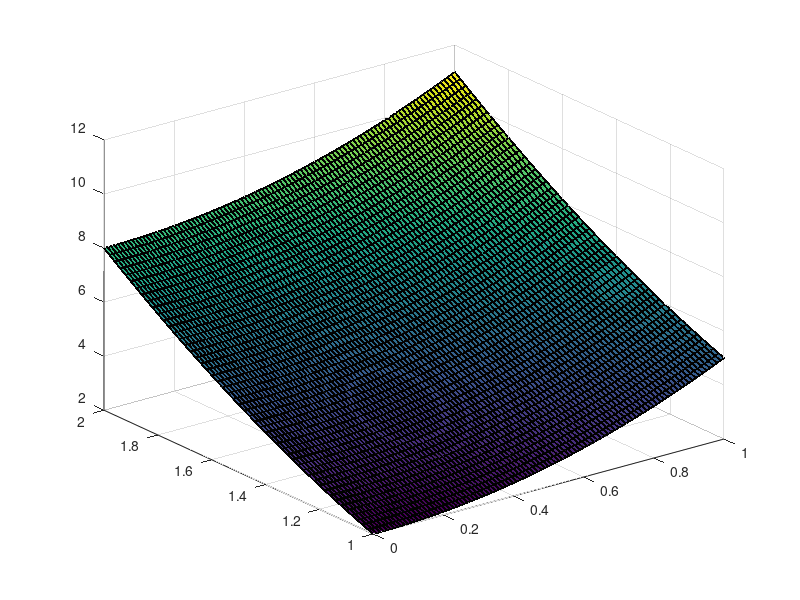
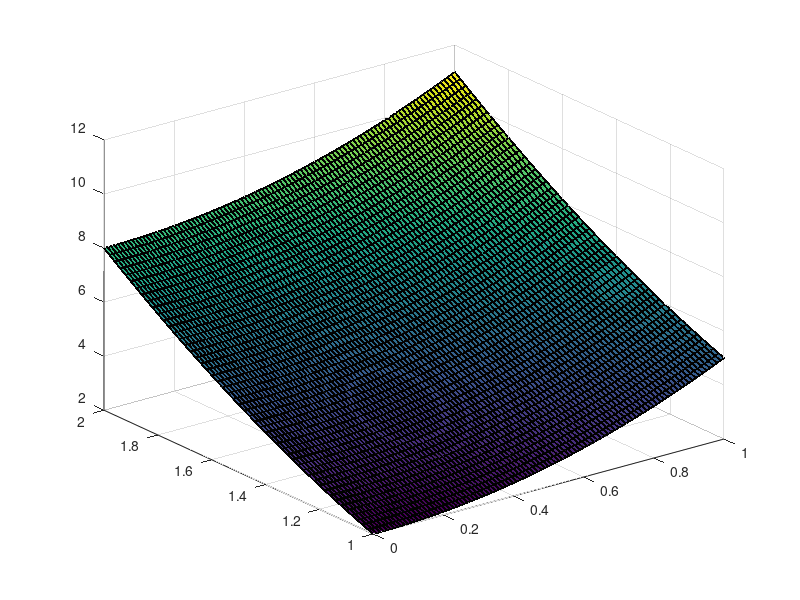
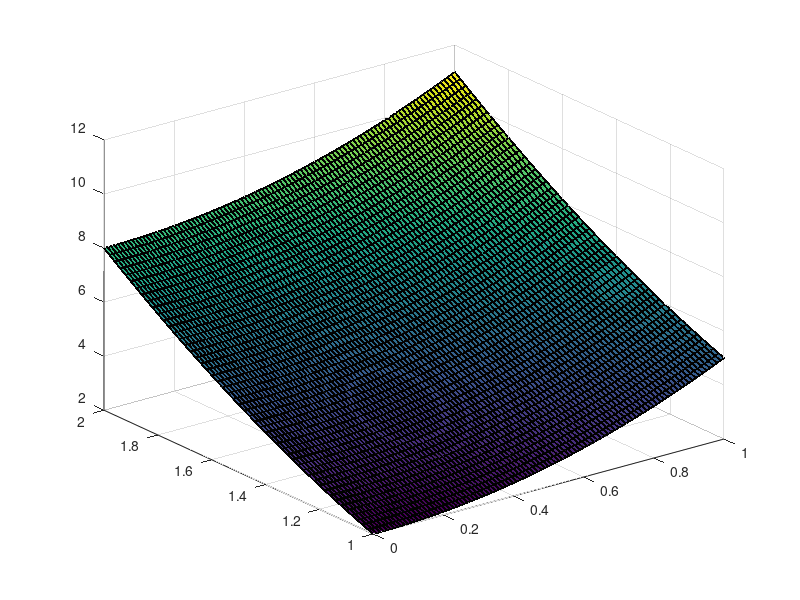
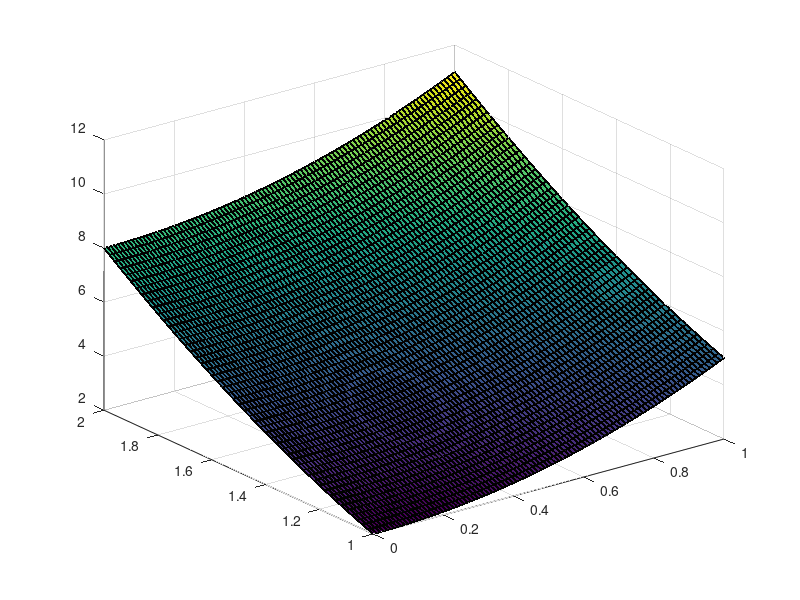

Recreate these plots in MATLAB, in order.
fxy = @(x,y)x.^3 + 2.*x.*y.^2 +1;
hx = 0.01;
hy = 0.02;
[x,y] = meshgrid(0:.01:1,1:.02:2);
Nx = (1-0)/hx;
Ny = (2-1)/hy;

for i = 1:Nx
    dx = (feval(fxy,x+hx,y) - feval(fxy,x-hx,y))/(2*hx);
    surf(x,y,dx);hold on;
end
for i = 1:100
    print('hello world')
end

for i = 1:Ny
    dy = (feval(fxy,x,y+hy) - feval(fxy,x,y-hy))/(2*hy);
    surf(x,y,dy);hold on;
end